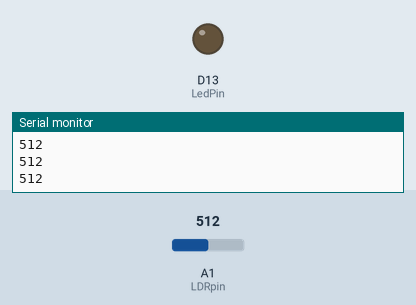
Simulated run of this sketch. Board: Arduino MKR. On the bench: output pins drawn as LEDs (lit = HIGH), the last lines printed to the serial monitor. Inputs (shaded band) come from the test bench; at power-on: A1 (LDRpin) = 512.

Above: at 1.2 s.
1.3 s: A1 (LDRpin) set to 317
2.8 s: A1 (LDRpin) set to 290
At 3.9 s:
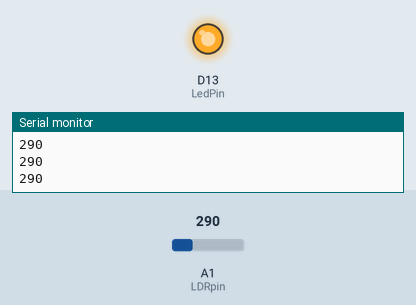
4.5 s: A1 (LDRpin) set to 306
At 5.3 s:
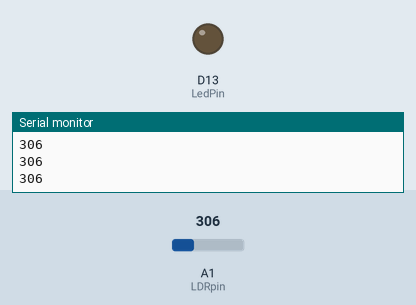
6.3 s: A1 (LDRpin) set to 122
At 8.0 s:
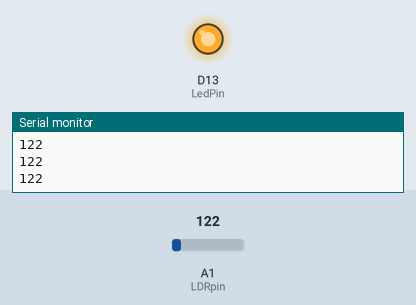
Timing chart, 0 to 9.1 s (numbered marks = the images above; inputs shaded):
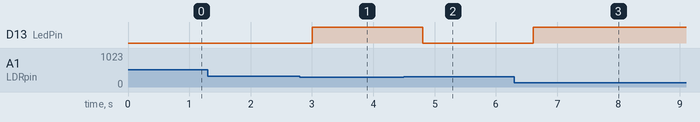

Measured:
- the behaviour switches between 301 and 300 on A1 (LDRpin) (found by bisection; images 0 and 1)
- after the input at 2.8 s, D13 (LedPin): LOW → HIGH after 0.20 s
- after the input at 4.5 s, D13 (LedPin): HIGH → LOW after 0.30 s
- after the input at 6.3 s, D13 (LedPin): LOW → HIGH after 0.31 s

The sketch:

Arduino_With_LDR.ino
```cpp
#include <ArduinoLowPower.h>

#define LDRpin A1
int LDRValue = 0;
int LedPin = 13;

void setup()
{
  Serial.begin(9600);
  pinMode(13, OUTPUT);
  digitalWrite(13, LOW);
}

void loop()
{
  LDRValue = analogRead(LDRpin);
  Serial.println(LDRValue);
  delay(200);
  // LowPower.deepSleep(200);

  if (LDRValue > 300)
  {
    digitalWrite(LedPin, LOW);
  }
  else
  {
    digitalWrite(LedPin, HIGH);
  }
}
```
